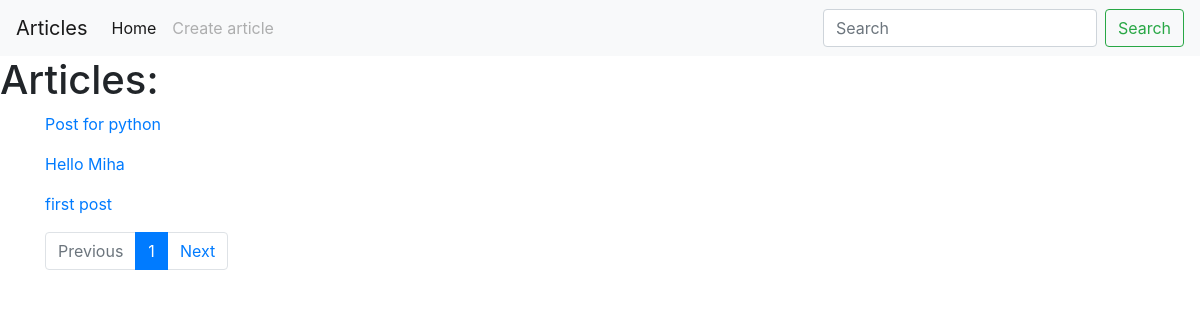
/articles/ (signed in), run on the app's committed database.
### models.py (models this page shows, shortened)
class Post(db.Model):
    id = db.Column(db.Integer, primary_key = True)
    title = db.Column(db.String(140))
    slug = db.Column(db.String(140), unique=True)
    body = db.Column(db.Text)
    timestamp = db.Column(db.DateTime, default=datetime.now())
    '''
    authors = db.relationship('User', secondary=authors_join,
                              backref=db.backref('post',
                                                 lazy='dynamic'))
    '''
    tags = db.relationship('Tag', secondary=post_tags,
                           backref= db.backref('post',
                                               lazy='dynamic'))#определяем тип возвразаемых данных

### posts/blueprint.py (the view)
@posts.route('/')
def index():
    q = request.args.get('q')
    page = request.args.get('page')
    if page and page.isdigit():
        page = int(page)
    else:
        page = 1
    if q:
        posts = Post.query.filter(Post.title.contains(q) | Post.body.contains(q)) #.all()
    else:
        posts = Post.query.order_by(Post.timestamp.desc())
    pages = posts.paginate(page=page, per_page=5)
    return render_template('posts/index.html', posts=posts, pages=pages)

### posts/templates/posts/index.html (shortened to what this page needs)
{% extends 'base.html' %}
{% block content_title %}
    <h1>
    Articles:
    </h1>
{% endblock %}
{% block content %}
    {% for post in pages.items %}
        <p>
            <a href="{{ url_for('posts.post_detail', slug=post.slug) }}">{{ post.title }} </a>
        </p>
    {% endfor %}
    <nav>
        <ul class="pagination">
            <li {% if not pages.has_prev %} class="page-item disabled"{% endif %}>
                <a class="page-link" href="./?page={{ pages.prev_num }}" tabindex="-1">Previous</a></li>
            {% for page in pages.iter_pages() %}
                <li {% if page == pages.page %}class="page-item active" {% endif %}>
                    <a class="page-link" href="./?page={{ page }}">{{ page }}<span class="sr-only">(current)</span></a></li>
            {% endfor %}
            <li class="page-item"><a class="page-link" href="./?page={{ pages.next_num }}">Next</a></li>
        </ul>
    </nav>
{% endblock %}

### data on the page
Post: title "Post for python"
Post: title "Hello Miha"
Post: title "first post"

### other printed values
{{ page }} "1"
